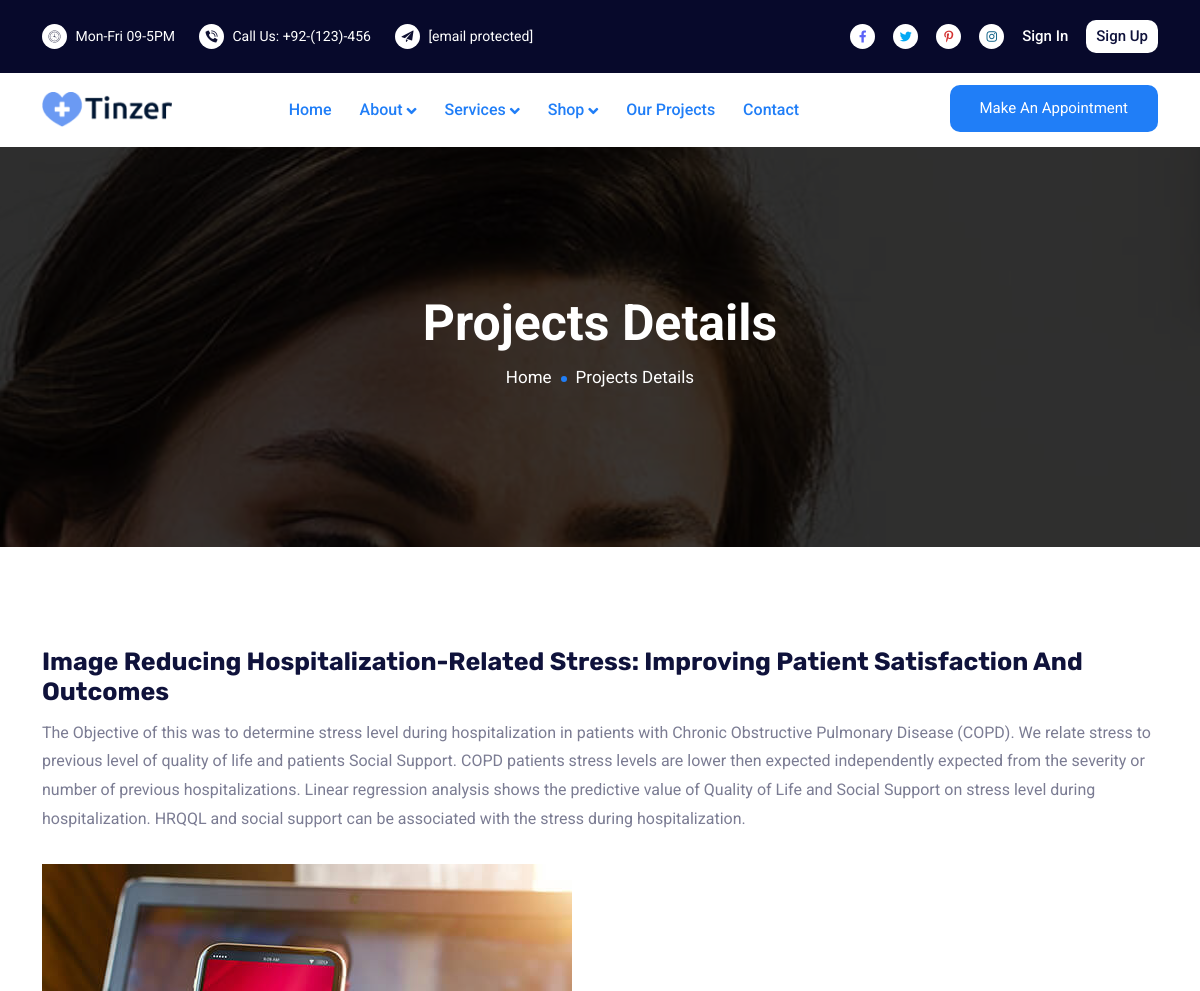
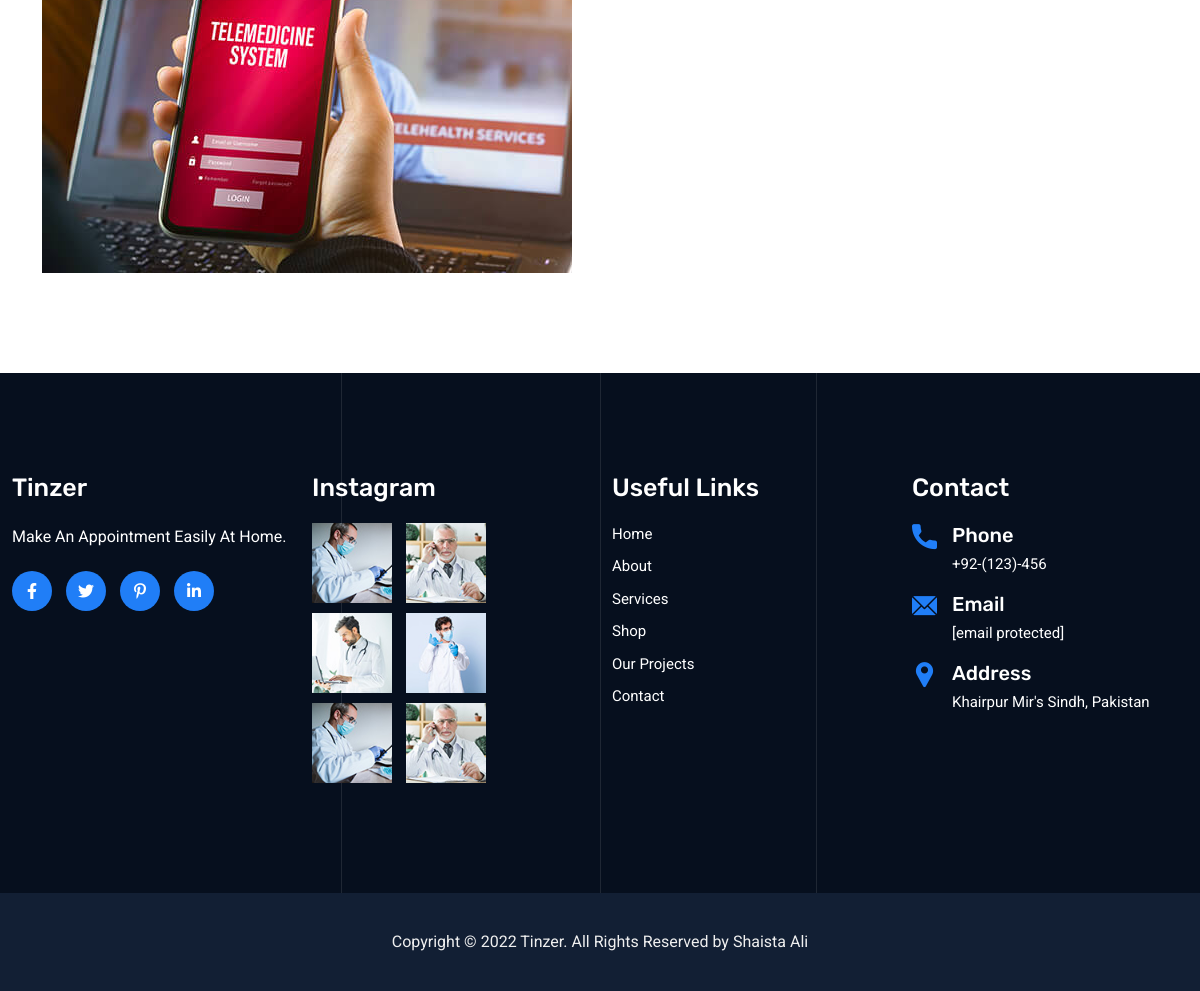
Screenshot of /single-projects.php?id=1 with the database file from the repository (2 pictures, top to bottom).
### tables this page shows
CREATE TABLE `projects` (
  `id` int(11) NOT NULL,
  `title` varchar(100) NOT NULL,
  `image` varchar(100) NOT NULL,
  `description` text NOT NULL
);

### single-projects.php (the view, shortened to what this page needs)
<?php
    include "connection.php";
?>
<!doctype html>
<html lang="zxx">
<head>
<link rel="stylesheet" href="assets/css/bootstrap.min.css">
<link rel="stylesheet" href="assets/css/animate.min.css">
<link rel="stylesheet" href="assets/css/meanmenu.css">
<link rel="stylesheet" href="assets/css/fontawesome.min.css">
<link rel="stylesheet" href="assets/css/flaticon.css">
<link rel="stylesheet" href="assets/css/nice-select.min.css">
<link rel="stylesheet" href="assets/css/odometer.min.css">
<link rel="stylesheet" href="assets/css/magnific-popup.min.css">
<link rel="stylesheet" href="assets/css/owl.carousel.min.css">
<link rel="stylesheet" href="assets/css/owl.theme.default.min.css">
<link rel="stylesheet" href="assets/css/style.css">
<link rel="stylesheet" href="assets/css/responsive.css">
</head>
<body>
<header class="header-area">
<div class="top-header">
<div class="container">
<div class="row align-items-center">
<div class="col-lg-6">
<ul class="top-list">
<li>
<i class='flaticon-clock'></i>
Mon-Fri 09-5PM
</li>
<li>
<i class='flaticon-phone-call'></i>
<a href="tel:+92-(123)-456">Call Us: +92-(123)-456</a>
</li>
<li>
<i class='flaticon-paper-plane'></i>
<a href="alishaista368@gmail.com"><span class="__cf_email__" data-cfemail="123456">[email&#160;protected]</span></a>
</li>
</ul>
</div>
<div class="col-lg-6">
<ul class="top-social">
<li>
<a href="#" class="facebook">
<i class="fab fa-facebook-f"></i>
</a>
</li>
<li>
<a href="#" class="twitter">
<i class="fab fa-twitter"></i>
</a>
</li>
<li>
<a href="#" class="pinterest">
<i class="fab fa-pinterest-p"></i>
</a>
</li>
<li>
<a href="#" class="instagram">
<i class="fab fa-instagram"></i>
</a>
</li>
<li>
<a href="sign-in.php" class="log-in">
Sign In
</a>
 </li>
<li>
<a href="sign-up.php" class="sign-in">
Sign Up
</a>
</li>
</ul>
</div>
</div>
</div>
</div>
<div class="navbar-area navbar-two">
<div class="main-navbar">
<div class="container">
<nav class="navbar navbar-expand-md navbar-light">
<a class="navbar-brand" href="index.php">
<img src="assets/img/logo.png" alt="logo">
</a>
<div class="collapse navbar-collapse mean-menu" id="navbarSupportedContent">
<ul class="navbar-nav">
<li class="nav-item">
<a href="index.php" class="nav-link active">
Home
</a>
</li>
<li class="nav-item">
<a href="about.php" class="nav-link active">
About
<i class="fa fa-angle-down"></i>
 </a>
    </li>
<li class="nav-item">
<a href="services.php" class="nav-link active">
Services
<i class="fa fa-angle-down"></i>
</a>
</li>
<li class="nav-item">
<a href="shop.html" class="nav-link active">
Shop
<i class="fa fa-angle-down"></i>
</a>
</li>
<li class="nav-item">
<a href="projects.php" class="nav-link active active">
Our Projects
</a>
</li>
<li class="nav-item">
<a href="contact.php" class="nav-link active">
Contact
</a>
</li>
</ul>
<div class="others-options">
    <a href="appointment.php" class="default-btn-two">
    Make An Appointment
    </a>
</div>
</div>
</nav>
</div>
</div>
</div>
</header>
<div class="page-title-area item-bg-3">
<div class="d-table">
<div class="d-table-cell">
<div class="container">
<div class="page-title-content">
<h2>Projects Details</h2>
<ul>
<li><a href="index.php">Home</a></li>
<li>Projects Details</li>
</ul>
</div>
</div>
</div>
</div>
</div>
<?php
    $get_id = $_GET['id'];
    $fetch = mysqli_query($con,"SELECT * FROM projects where id='$get_id'");
?>
<section class="projects-details-area ptb-100">
<div class="container">
<div class="row">
<div class="col-lg-12 col-md-12">
<?php
    while($row = mysqli_fetch_array($fetch)){
?>
<div class="projects-details-header">
<h3><?php echo $row['title']; ?></h3>
<p><?php echo $row['description']; ?></p>
</div>
<div class="projects-details-image">
<img src="uploads/<?php echo $row['image'] ?>" alt="image">
</div>
<?php } ?>
</div>
</div>
</section>
<section class="footer-area pt-100 pb-70">
<div class="container-fluid">
<div class="row">
<div class="col-lg-3 col-sm-6">
<div class="single-footer-widget">
<h3>Tinzer</h3>
<p>Make An Appointment Easily At Home.</p>
<ul class="footer-social">
<li>
<a href="#">
<i class="fab fa-facebook-f"></i>
</a>
</li>
<li>
<a href="#">
<i class="fab fa-twitter"></i>
</a>
</li>
<li>
<a href="#">
<i class="fab fa-pinterest-p"></i>
</a>
</li>
<li>
 <a href="#">
<i class="fab fa-linkedin-in"></i>
</a>
</li>
</ul>
</div>
</div>
<div class="col-lg-3 col-sm-6">
<div class="single-footer-widget">
<h3>Instagram</h3>
<ul class="instagram">
<li>
<a href="#">
<img src="assets/img/instagram/1.jpg" alt="image">
</a>
</li>
<li>
<a href="#">
<img src="assets/img/instagram/2.jpg" alt="image">
</a>
</li>
<li>
<a href="#">
<img src="assets/img/instagram/3.jpg" alt="image">
</a>
</li>
<li>
<a href="#">
<img src="assets/img/instagram/4.jpg" alt="image">
</a>
</li>
<li>
<a href="#">
<img src="assets/img/instagram/1.jpg" alt="image">
</a>
</li>
<li>
<a href="#">
<img src="assets/img/instagram/2.jpg" alt="image">
</a>
</li>
</ul>
</div>
</div>
<div class="col-lg-3 col-sm-6">
<div class="single-footer-widget pl-5">
<h3>Useful Links</h3>
<ul class="footer-quick-links">
<li>
<a href="index.php">Home</a>
</li>
<li>
<a href="about.php">About</a>
</li>
<li>
<a href="services.php">Services</a>
</li>
<li>
<a href="shop.html">Shop</a>
</li>
<li>
<a href="projects.php">Our Projects</a>
</li>
<li>
<a href="contact.php">Contact</a>
</li>
</ul>
</div>
</div>
<div class="col-lg-3 col-sm-6">
<div class="single-footer-widget">
<h3>Contact</h3>
<div class="footer-info-contact">
<i class="flaticon-call"></i>
<h3>Phone</h3>
<span><a href="tel:+92-(123)-456">+92-(123)-456</a></span>
</div>
<div class="footer-info-contact">
<i class="flaticon-email"></i>
<h3>Email</h3>
<span><a href="alishaista368@gmail.com"><span class="__cf_email__" data-cfemail="123456">[email&#160;protected]</span></a></span>
</div>
<div class="footer-info-contact">
<i class="flaticon-pin"></i>
<h3>Address</h3>
<span>Khairpur Mir's Sindh, Pakistan</span>
</div>
</div>
</div>
</div>
</div>
<div class="lines">
</div>
</section>
<div class="copyright-area">
<div class="container">
<p>
Copyright © 2022 Tinzer. All Rights Reserved by Shaista Ali
</p>
</div>
</div>
</body>
</html>

### assets/css/meanmenu.css (style rules this page uses)
.navbar-light .navbar-brand,.navbar-light .navbar-brand:hover { color:#fff;font-weight:700;text-transform:uppercase;line-height:1 }

### rows the page displays
projects: title "Image Reducing Hospitalization-Related Stress: Improving Patient Satisfaction And Outcomes", description "The Objective of this was to determine stress level during hospitalization in patients with Chronic Obstructive Pulmonary Disease (COPD). We relate stress to previous level of quality of life and patients Social Support. COPD patients stress levels are lower then expected independently expected from the severity or number of previous hospitalizations. Linear regression analysis shows the predictive value of Quality of Life and Social Support on stress level during hospitalization. HRQQL and social support can be associated with the stress during hospitalization.", image (picture)
